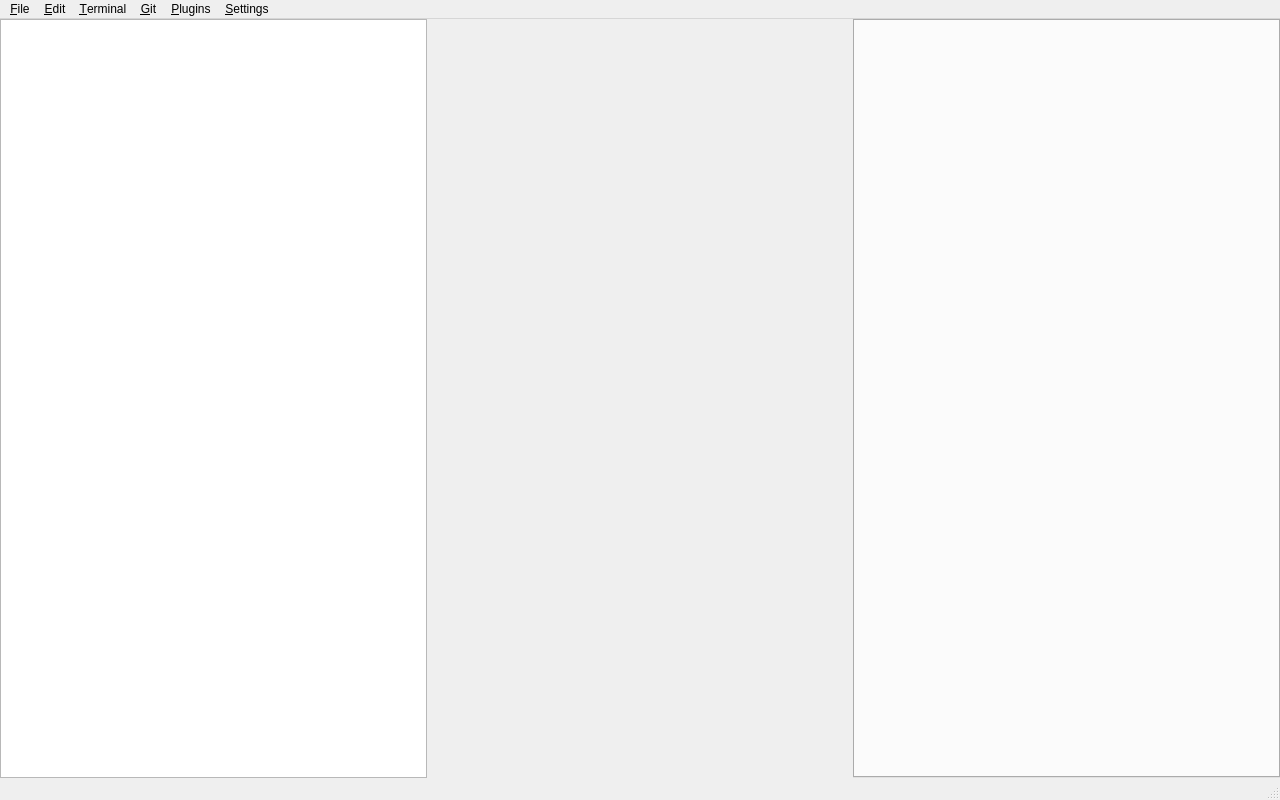
<?xml version="1.0" encoding="UTF-8"?>
<ui version="4.0">
 <class>MainWindow</class>
 <widget class="QMainWindow" name="MainWindow">
  <property name="geometry">
   <rect>
    <x>0</x>
    <y>0</y>
    <width>1280</width>
    <height>800</height>
   </rect>
  </property>
  <property name="windowTitle">
   <string>Scriptura</string>
  </property>
  <widget class="QWidget" name="centralwidget">
   <layout class="QHBoxLayout" name="horizontalLayout">
    <property name="spacing">
     <number>
      0
     </number>
    </property>
    <property name="leftMargin">
     <number>
      0
     </number>
    </property>
    <property name="topMargin">
     <number>
      0
     </number>
    </property>
    <property name="rightMargin">
     <number>
      0
     </number>
    </property>
    <property name="bottomMargin">
     <number>
      0
     </number>
    </property>
    <item>
     <widget class="QWidget" name="sidebarDrawer">
      <property name="minimumWidth">
       <number>
        48
       </number>
      </property>
      <property name="maximumWidth">
       <number>
        320
       </number>
      </property>
      <layout class="QVBoxLayout" name="sidebarDrawerLayout">
       <property name="spacing">
        <number>
         0
        </number>
       </property>
       <property name="leftMargin">
        <number>
         0
        </number>
       </property>
       <property name="topMargin">
        <number>
         0
        </number>
       </property>
       <property name="rightMargin">
        <number>
         0
        </number>
       </property>
       <property name="bottomMargin">
        <number>
         0
        </number>
       </property>
       <item>
        <widget class="QTreeView" name="fileTreeView"/>
       </item>
      </layout>
     </widget>
    </item>
    <item>
     <widget class="QWidget" name="editorContainer">
      <layout class="QVBoxLayout" name="editorContainerLayout">
       <property name="spacing">
        <number>
         0
        </number>
       </property>
       <property name="leftMargin">
        <number>
         0
        </number>
       </property>
       <property name="topMargin">
        <number>
         0
        </number>
       </property>
       <property name="rightMargin">
        <number>
         0
        </number>
       </property>
       <property name="bottomMargin">
        <number>
         0
        </number>
       </property>
       <item>
        <widget class="QWidget" name="topToolbar">
         <property name="minimumHeight">
          <number>
           44
          </number>
         </property>
         <property name="maximumHeight">
          <number>
           44
          </number>
         </property>
         <layout class="QHBoxLayout" name="topToolbarLayout">
          <property name="spacing">
           <number>
            6
           </number>
          </property>
          <property name="leftMargin">
           <number>
           8
           </number>
          </property>
          <property name="topMargin">
           <number>
           4
           </number>
          </property>
          <property name="rightMargin">
           <number>
           8
           </number>
          </property>
          <property name="bottomMargin">
           <number>
           4
           </number>
          </property>
         </layout>
        </widget>
       </item>
        <item>
         <widget class="QTabBar" name="tabBar">
          <property name="documentMode">
           <bool>
            true
           </bool>
          </property>
          <property name="expanding">
           <bool>
            true
           </bool>
          </property>
          <property name="drawBase">
           <bool>
            false
           </bool>
          </property>
          <property name="movable">
           <bool>
            false
           </bool>
          </property>
         </widget>
        </item>
       <item>
        <widget class="QStackedWidget" name="editorStack"/>
       </item>
       <item>
        <widget class="QWidget" name="bottomPanelContainer">
         <property name="visible">
          <bool>
           false
          </bool>
         </property>
         <property name="minimumHeight">
          <number>
           180
          </number>
         </property>
         <property name="maximumHeight">
          <number>
           500
          </number>
         </property>
         <layout class="QVBoxLayout" name="bottomPanelLayout">
          <property name="spacing">
           <number>
            0
           </number>
          </property>
          <property name="leftMargin">
           <number>
            0
           </number>
          </property>
          <property name="topMargin">
           <number>
            0
           </number>
          </property>
          <property name="rightMargin">
           <number>
            0
           </number>
          </property>
          <property name="bottomMargin">
           <number>
            0
           </number>
          </property>
           <item>
            <widget class="QTabBar" name="bottomPanelTabs">
             <property name="documentMode">
              <bool>
               true
              </bool>
             </property>
             <property name="expanding">
              <bool>
               false
              </bool>
             </property>
             <property name="drawBase">
              <bool>
               false
              </bool>
             </property>
             <property name="movable">
              <bool>
               false
              </bool>
             </property>
            </widget>
           </item>
          <item>
           <widget class="QStackedWidget" name="bottomPanelStack"/>
          </item>
         </layout>
        </widget>
       </item>
      </layout>
     </widget>
    </item>
    <item>
     <widget class="QTabWidget" name="tabWidget">
      <property name="visible">
       <bool>
        false
       </bool>
      </property>
     </widget>
    </item>
   </layout>
  </widget>
  <widget class="QMenuBar" name="menubar">
   <property name="geometry">
    <rect>
     <x>0</x>
     <y>0</y>
     <width>1280</width>
     <height>24</height>
    </rect>
   </property>
   <widget class="QMenu" name="menu_File">
    <property name="title">
     <string>&amp;File</string>
    </property>
    <addaction name="action_open_project"/>
    <addaction name="action_open_file"/>
    <addaction name="separator"/>
    <addaction name="action_save"/>
    <addaction name="action_save_as"/>
    <addaction name="separator"/>
    <addaction name="action_add_file_directory"/>
    <addaction name="action_delete_file_directory"/>
   </widget>
   <widget class="QMenu" name="menu_edit">
    <property name="title">
     <string>&amp;Edit</string>
    </property>
    <addaction name="actionCu_t"/>
    <addaction name="action_copy"/>
    <addaction name="action_Paste"/>
    <addaction name="separator"/>
    <addaction name="action_Undo"/>
    <addaction name="action_Redo"/>
   </widget>
   <widget class="QMenu" name="menu_terminal">
    <property name="title">
     <string>&amp;Terminal</string>
    </property>
    <addaction name="action_new_window"/>
    <addaction name="action_clone_window"/>
   </widget>
    <widget class="QMenu" name="menu_git">
     <property name="title">
      <string>&amp;Git</string>
     </property>
     <addaction name="action_git_commit"/>
     <addaction name="action_git_push"/>
     <addaction name="action_git_pull"/>
     <addaction name="action_git_fetch"/>
    </widget>
    <widget class="QMenu" name="menu_settings">
     <property name="title">
      <string>&amp;Settings</string>
     </property>
      <addaction name="action_about"/>
      <addaction name="separator"/>
      <addaction name="action_editor_settings"/>
      <addaction name="action_theme"/>
      <addaction name="action_license"/>
      <addaction name="action_check_updates"/>
     </widget>
    <widget class="QMenu" name="menu_plugins">
     <property name="title">
      <string>&amp;Plugins</string>
     </property>
     <addaction name="action_manage_plugins"/>
    </widget>
    <addaction name="menu_File"/>
    <addaction name="menu_edit"/>
    <addaction name="menu_terminal"/>
    <addaction name="menu_git"/>
    <addaction name="menu_plugins"/>
    <addaction name="menu_settings"/>
  </widget>
  <widget class="QStatusBar" name="statusbar"/>
  <action name="action_open_project">
   <property name="text">
    <string>&amp;Open Project</string>
   </property>
   <property name="shortcut">
    <string>Ctrl+O</string>
   </property>
  </action>
  <action name="action_open_file">
   <property name="text">
    <string>&amp;Open File</string>
   </property>
   <property name="shortcut">
    <string>Ctrl+Shift+O</string>
   </property>
  </action>
  <action name="action_save">
   <property name="text">
    <string>&amp;Save</string>
   </property>
   <property name="shortcut">
    <string>Ctrl+S</string>
   </property>
  </action>
  <action name="action_save_as">
   <property name="text">
    <string>Save &amp;As</string>
   </property>
   <property name="shortcut">
    <string>Ctrl+Shift+S</string>
   </property>
  </action>
  <action name="action_add_file_directory">
   <property name="text">
    <string>&amp;Add File/Directory</string>
   </property>
  </action>
  <action name="actionCu_t">
   <property name="text">
    <string>Cu&amp;t</string>
   </property>
   <property name="shortcut">
    <string>Ctrl+X</string>
   </property>
  </action>
  <action name="action_copy">
   <property name="text">
    <string>&amp;Copy</string>
   </property>
   <property name="shortcut">
    <string>Ctrl+C</string>
   </property>
  </action>
  <action name="action_Paste">
   <property name="text">
    <string>&amp;Paste</string>
   </property>
   <property name="shortcut">
    <string>Ctrl+V</string>
   </property>
  </action>
  <action name="action_Undo">
   <property name="text">
    <string>&amp;Undo</string>
   </property>
   <property name="shortcut">
    <string>Ctrl+Z</string>
   </property>
  </action>
  <action name="action_Redo">
   <property name="text">
    <string>&amp;Redo</string>
   </property>
   <property name="shortcut">
    <string>Ctrl+Y</string>
   </property>
  </action>
  <action name="action_delete_file_directory">
   <property name="text">
    <string>&amp;Delete File/Directory</string>
   </property>
  </action>
  <action name="action_new_window">
   <property name="text">
    <string>&amp;New Window</string>
   </property>
  </action>
  <action name="action_clone_window">
   <property name="text">
    <string>&amp;Clone Window</string>
   </property>
  </action>
  <action name="action_git_commit">
   <property name="text">
    <string>&amp;Commit...</string>
   </property>
  </action>
   <action name="action_git_push">
    <property name="text">
     <string>&amp;Push...</string>
    </property>
   </action>
   <action name="action_git_pull">
    <property name="text">
     <string>P&amp;ull...</string>
    </property>
   </action>
   <action name="action_git_fetch">
    <property name="text">
     <string>&amp;Fetch</string>
    </property>
   </action>
   <action name="action_about">
    <property name="text">
     <string>&amp;About</string>
    </property>
   </action>
   <action name="action_editor_settings">
   <property name="text">
    <string>&amp;Editor Settings</string>
   </property>
  </action>
  <action name="action_license">
   <property name="text">
    <string>&amp;License</string>
   </property>
  </action>
   <action name="action_theme">
    <property name="text">
     <string>&amp;Theme</string>
    </property>
   </action>
    <action name="action_manage_plugins">
     <property name="text">
      <string>&amp;Manage Plugins...</string>
     </property>
    </action>
    <action name="action_check_updates">
     <property name="text">
      <string>Check for &amp;Updates...</string>
     </property>
    </action>
   </widget>
 <resources/>
 <connections/>
</ui>
